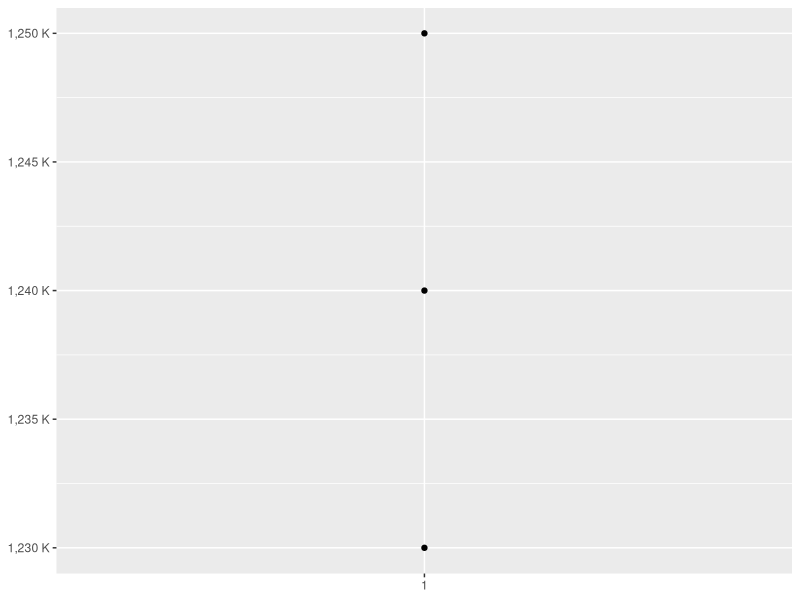
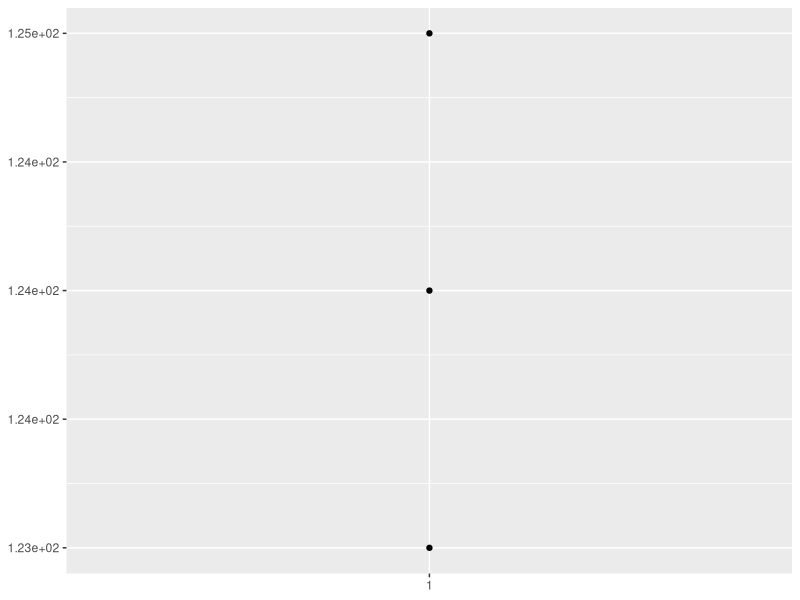
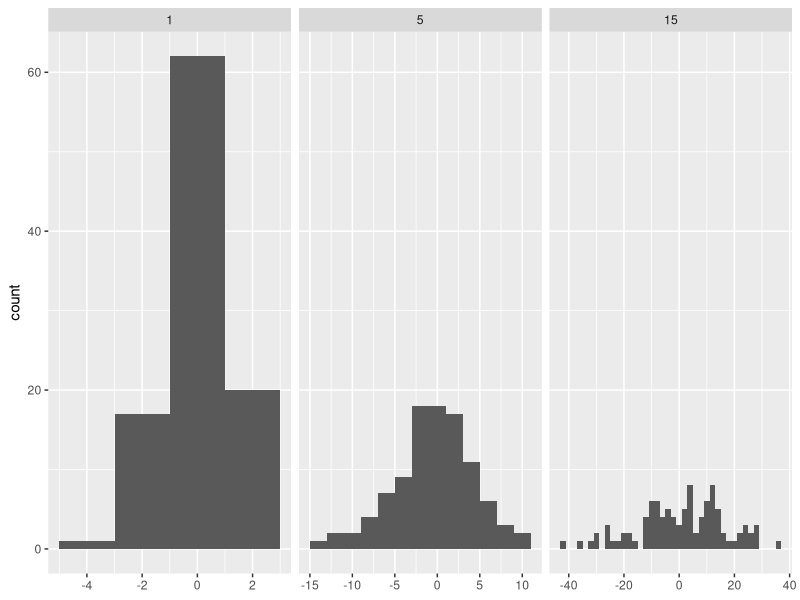
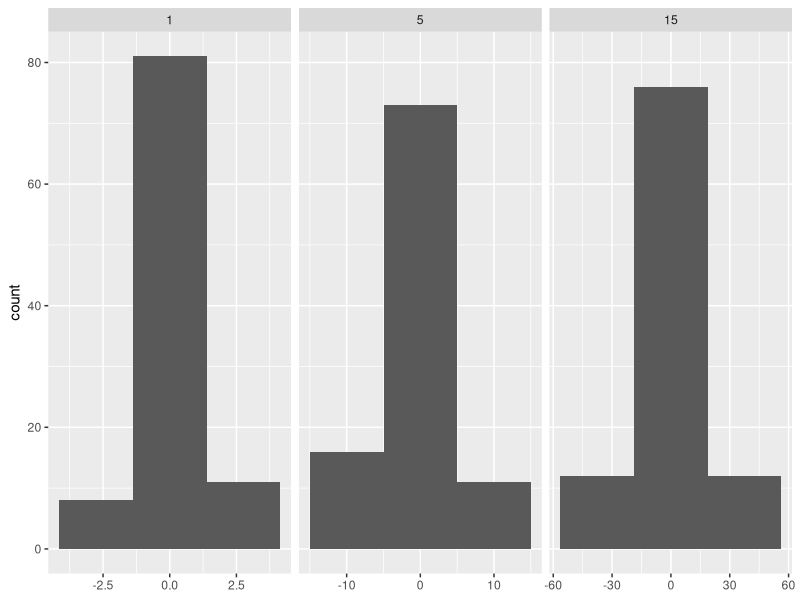

These figures' R source, in order:


# Functional factories, chapter 10 (Advanved R)
args(mean)

#
power1 <- function(exp) {
  function(x) {
    x^exp
  }
}

square <- power1(2)
cube <- power1(3)
square(2)
square(4)
cube(2)


# Environments
square
cube

# Can see that they are bonded to exp (and have the same parent env.)
# and have different environment
rlang::env_print(square)
rlang::env_print(cube)
rlang::fn_env(square )$exp
rlang::fn_env(cube )$exp

# Forcing evaluation
# Problem:
x <- 2
square <- power1(x)
square(2)
x <- 3
square <- power1(x)
square(2)
# This bug appear because x is evaluated lazily when square() is runned

# Fixing the bug:
power2 <- function(exp) {
  force(exp)
  function(x) { x^exp}
}

x <- 2
square <- power2(x)
x <- 3
square(2)


# 10.2.4 stateful functions -----------------------------------------------

new_counter <- function( ) { 
  i <- 0
  
  function( ) { 
    i <<- i + 1
    i
  }
}

one <- new_counter()
two <- new_counter()

one()
one()
one()

two()

# When the manufactured function is run i <<- i + 1 will modify i in its enclosing environment. Because manufactured functions have 
# independent enclosing environments, they have independent count



# manufactured functions need to explicitly unbind large temp object with rm()



# Graphical factories -----------------------------------------------------
library(tidyverse)
y <- c(123, 124, 125)

# Return a function
scales::comma_format()(y)

# In other words, the primary interface is a function factory. 
scales::comma_format(scale = 10 , suffix = " K")(y)

df <- tibble( x = 1, y = y)

graf <- df %>% ggplot( aes( x = factor(x), y = y)) + 
  geom_point( breaks = 1, labels = NULL ) +
  labs( x = NULL, y = NULL)


graf + scale_y_continuous( labels = scales::comma_format( scale = 10, suffix = " K"))

graf + scale_y_continuous( labels = scales::scientific_format())

## Histogram bins
# binwidth argument can be a function. 

sd <- c(1,5,15)
n <- 100

df <- tibble( x = rnorm(3*n, sd = sd), sd = rep(sd, n))

ggplot( df, aes( x )) +
  geom_histogram( binwidth = 2) +
  facet_wrap( ~sd, scales = "free_x") +
  labs(x = NULL)
# Each facet has the same number of observations, but the variability is very different. 

# To get the same number of observation in each bin
bindwidth_bins <- function(n) {
  force(n)
  
  function(x) { 
    max(x)-min(x)/n
    }
}

ggplot( df, aes(x)) + geom_histogram( binwidth =  bindwidth_bins(20)) +
  facet_wrap( ~sd, scales = "free_x") + labs( x =NULL)


## ggsave()
# Example function factory used internally by ggplot2

require(stats)
centre <- function(x, t) {
  switch(t ,
         mean = mean(x),
         median = median(x), 
         stop("Ikke kjent type"))
}
x <- c(1,1,2,1:10)
centre(x, "median")






































